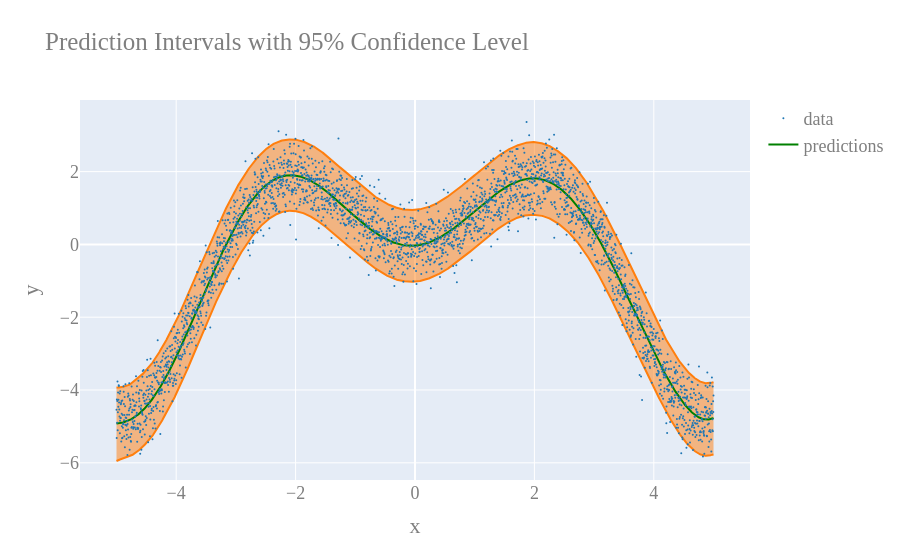

Notebook code cell kept with this figure:
### Markdown cell above
Let's visualize the prediction intervals obtained on the test set.

### Code cell
plot_uncertainties(
    X_test,
    y_test,
    y_preds,
    y_pred_intervals,
    title="Prediction Intervals with 95% Confidence Level"
)

### Figure 1 — Plotly figure (JSON) as saved in the notebook; plotly's stock layout.template omitted (floating-point values rounded to 4 significant figures; data arrays with more than 128 entries replaced by an {"elided": "..."} marker saying what was removed)
{"data": [{"line": {"color": "#ff7f0e", "dash": "solid"}, "mode": "lines", "name": "lower bound", "showlegend": false, "type": "scatter", "x": {"elided": "3000 float values"}, "y": {"elided": "3000 float values"}}, {"fill": "tonexty", "line": {"color": "#ff7f0e", "dash": "solid"}, "mode": "lines", "name": "upper bound", "showlegend": false, "type": "scatter", "x": {"elided": "3000 float values"}, "y": {"elided": "3000 float values"}}, {"line": {"color": "#008000", "dash": "solid"}, "mode": "lines", "name": "predictions", "type": "scatter", "x": {"elided": "3000 float values"}, "y": {"elided": "3000 float values"}}, {"marker": {"color": "#1f77b4", "size": 2}, "mode": "markers", "name": "data", "type": "scatter", "x": {"elided": "3000 float values"}, "y": {"elided": "3000 float values"}}], "layout": {"font": {"color": "#7f7f7f", "family": "Computer Modern", "size": 18}, "hovermode": "x", "title": {"text": "Prediction Intervals with 95% Confidence Level"}, "xaxis": {"title": {"text": "x"}}, "yaxis": {"title": {"text": "y"}}}}
